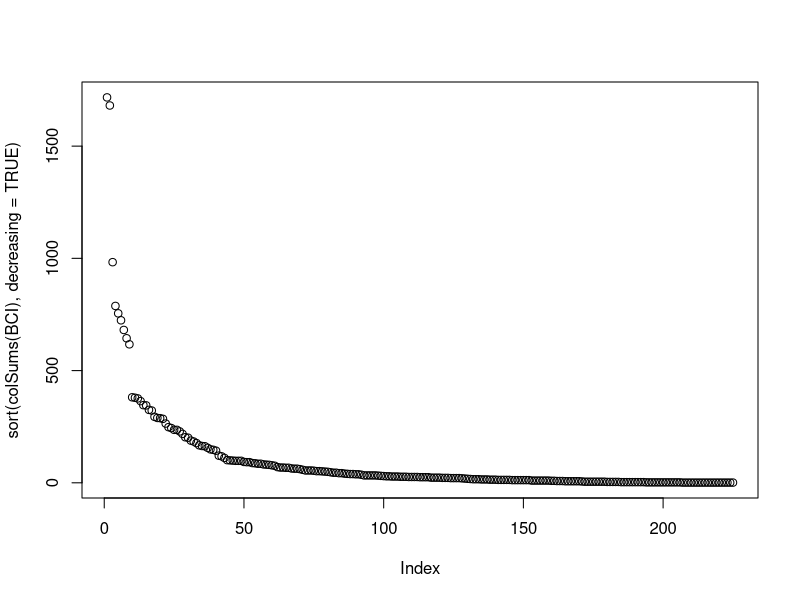
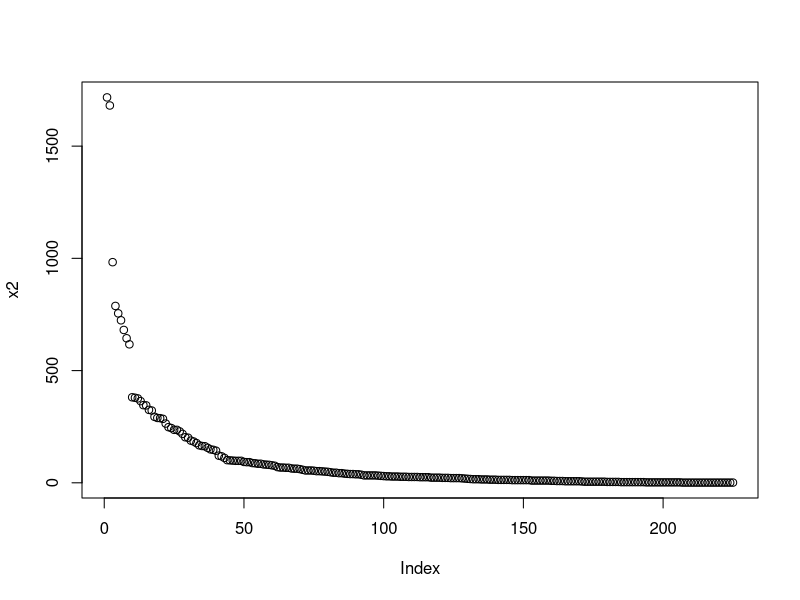
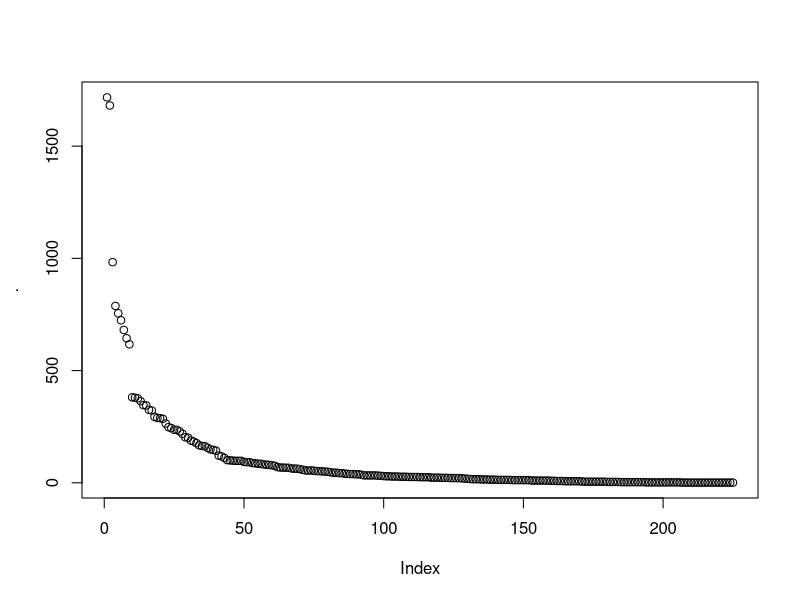

Generate these figures, in order, with R: (Note: this script raises an error after producing the figures.)
library(tidyverse)
###pipes %>%  ctrl + shift + m ###

data(BCI, package="vegan")
plot(sort(colSums(BCI), decreasing = TRUE))

#alternativt kan man dele koden opp i flere steg for å gjøre det mer oversiktlig

x1 <- colSums(BCI)
x2 <- sort(x1, decreasing = TRUE)
plot (x2)

# %>% brukes for å dele opp kodene og kan begrense antall parenteser. Hver linje har en ny funksjon som sier "bruk dataset/subset fra koden like ovenfor".Trenger i teorien ikke subset lenger, istedenfor kan man lage én lang kode.
BCI %>%  
  colSums() %>% 
  sort(decreasing=TRUE) %>% 
  plot()


#one table functions#
#select, filter, mutate, group_by, summarise, slice, count, arrange, nest ##
iris<-as_tibble(iris)
iris
#select
iris %>% select(Sepal.Length, Species)

iris %>% select(Sepal.Width)
iris %>% select(Sepal.Length:Petal.Length) #velger fra kolonne sepal length til petal length og alle imellom

iris %>%rename(sepal.Length=Sepal.Length)

iris %>% filter(Sepal.Length > 5, Petal.Length < 2) #filtrerer iris med sepal.length over 5 og petal.length mindre enn 2.

#mutate
iris %>% mutate(petal.area=Petal.Length*Petal.Width)
iris %>% mutate(Species=toupper(Species))#endre kolonnen slik at innholdet blir i store bokstaver, to-upper


iris %>% group_by(Species) %>% 
  summarise(mean_petal_length=mean(Petal.Length), sd_petal_length=sd(Petal.Length))#lage nye navn og summerer snitt og standardavvik for Petal Length

iris %>% group_by(Species) %>% 
  mutate(max_petal_length=mean(Petal.Length)) %>% 
ungroup()

iris %>% arrange(Petal.Length)
iris %>% arrange(desc(Petal.Length))#arranger fra største til minste

iris %>% group_by(Species) %>% arrange(Petal.Length) %>% slice(1:3)#i gruppen species arrangerer vi for petal length og klipper ut rad 1-3. 

iris %>% group_by(Species) %>% nest() %>% 
  mutate(mod=map(data,~lm(Sepal.Length~Sepal.Width, data=.))) %>% 
  mutate(coef=map(mod, broom::tidy)) %>% 
unnest(coef)


iris %>% 
  rownames_to_column() %>% 
  gather(key=variable, value=measurement,-Species, -rowname) %>% 
  group_by(Species, variable) %>% 
  summarise(mean=mean(measurement)) %>% 
  ggplot(aes(x=variable, y=measurement, fill=Species))+geom_violin() 
  

iris %>% 
  rownames_to_column() %>% 
  gather(key=variable, value=measurement,-Species, -rowname) %>% 
  ggplot(aes(x=variable, y=measurement, fill=Species))+geom_violin() 
